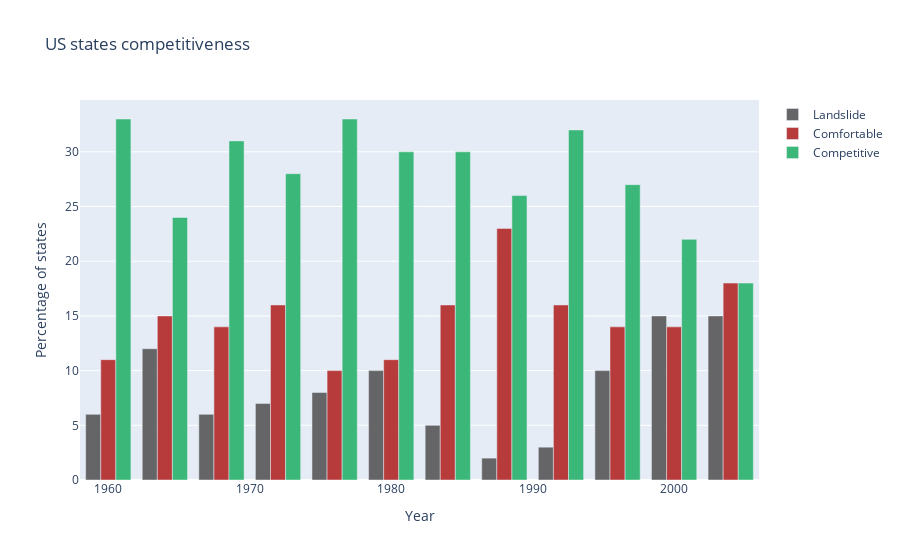

Notebook cell for this chart:
### Markdown cell above
# Визуализация данных

### Code cell
trace0 = go.Bar(x=table_3.Year,
                y=table_3.Landslide,
                name='Landslide',
                marker=dict(color='#656466'))

trace1 = go.Bar(x=table_3.Year,
                y=table_3.Comfortable,
                name='Comfortable',
                marker=dict(color='#b83b3b'))

trace2 = go.Bar(x=table_3.Year,
                y=table_3.Competitive,
                name='Competitive',
                marker=dict(color='#3bb879'))

layout = go.Layout(title='US states competitiveness', xaxis=dict(title='Year'), yaxis=dict(title='Percentage of states'))

fig = go.Figure([trace0, trace1, trace2], layout)
fig.show()

### Figure 1 — Plotly figure (JSON) as saved in the notebook; plotly's stock layout.template omitted (floating-point values rounded to 4 significant figures)
{"data": [{"marker": {"color": "#656466"}, "name": "Landslide", "type": "bar", "x": [1960, 1964, 1968, 1972, 1976, 1980, 1984, 1988, 1992, 1996, 2000, 2004], "y": [6, 12, 6, 7, 8, 10, 5, 2, 3, 10, 15, 15]}, {"marker": {"color": "#b83b3b"}, "name": "Comfortable", "type": "bar", "x": [1960, 1964, 1968, 1972, 1976, 1980, 1984, 1988, 1992, 1996, 2000, 2004], "y": [11, 15, 14, 16, 10, 11, 16, 23, 16, 14, 14, 18]}, {"marker": {"color": "#3bb879"}, "name": "Competitive", "type": "bar", "x": [1960, 1964, 1968, 1972, 1976, 1980, 1984, 1988, 1992, 1996, 2000, 2004], "y": [33, 24, 31, 28, 33, 30, 30, 26, 32, 27, 22, 18]}], "layout": {"autosize": true, "title": {"text": "US states competitiveness"}, "xaxis": {"autorange": true, "range": [1958, 2006], "title": {"text": "Year"}, "type": "linear"}, "yaxis": {"autorange": true, "range": [0, 34.74], "title": {"text": "Percentage of states"}, "type": "linear"}}}
